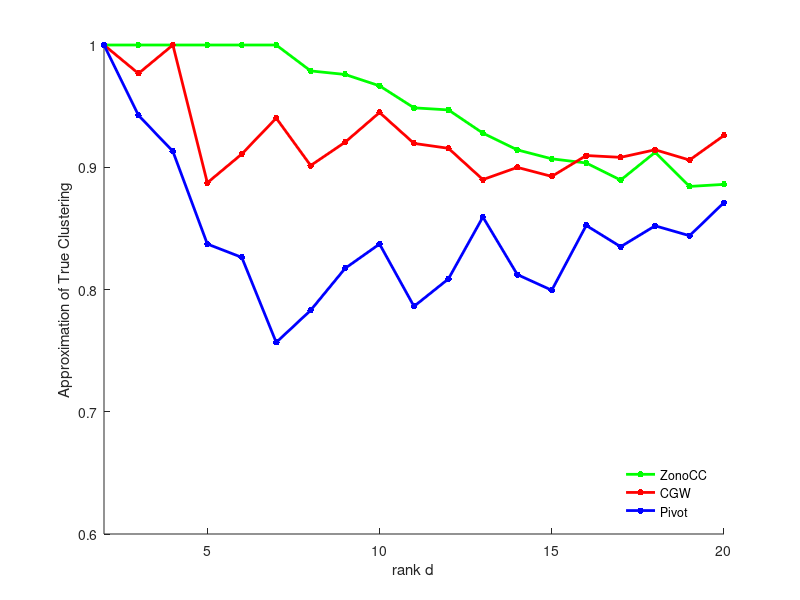

MATLAB code to generate this figure: (Note: this script raises an error after producing the figure.)
%% Results for Planted Experiments. These results are obtained from running
% SyntheticPlantedClusters.m on other, faster computers.

Objectives = [
    1.0000    1.0000    1.0000
    1.0000    0.9425    0.9767
    1.0000    0.9130    1.0000
    1.0000    0.8372    0.8873
    1.0000    0.8263    0.9108
    1.0000    0.7567    0.9402
    0.9788    0.7830    0.9014
    0.9759    0.8173    0.9205
    0.9666    0.8372    0.9448
    0.9486    0.7862    0.9195
    0.9469    0.8087    0.9155
    0.9279    0.8593    0.8899
    0.9142    0.8122    0.8999
    0.9069    0.7994    0.8925
    0.9035    0.8524    0.9096
    0.8895    0.8350    0.9081
    0.9122    0.8521    0.9143
    0.8843    0.8440    0.9059
    0.8860    0.8711    0.9260
];

oZ = Objectives(:,1);
oP = Objectives(:,2);
oC = Objectives(:,3);

Ds = 2:20;

figure(1); clf;
dmax = 20;
%plot(Ds,Objectives,'.-','LineWidth',2,'markersize',15);
plot(Ds,oZ,'.-','LineWidth',2,'markersize',15,'color','g');
hold on
plot(Ds,oC,'.-','LineWidth',2,'markersize',15,'color','r');
hold on
plot(Ds,oP,'.-','LineWidth',2,'markersize',15,'color','b');
hold on
box off
%set(gca,'XTick',[2,15])
%set(gca,'XTickLabel',[2,15]);
xlim([2,dmax]);
ylim([.6,1]);
legend('ZonoCC','CGW','Pivot')
legend('Location','Southeast');
legend boxoff
xlabel('rank d');
ylabel({'Approximation of True Clustering'});
set_figure_size([2.25*1.5,1.75*1.5]);
%
%print(gcf,sprintf('Synthetic1Objectives.pdf'),'-dpdf');
print(gcf,sprintf('SyntheticPlant.eps'),'-depsc2');
Process_AtendHeader('SyntheticPlant.eps','');


%% Times
tC =[0.5058
    0.9371
    1.7440
    4.0006
    6.2733
   13.7541
   22.4681
   33.6054
   55.5141
   81.5119
  118.9101
  158.8305
  232.9255
  328.8559
  434.7194
  623.5532
  710.6893
  988.7145
  1303.9];
     
 tZ =[

    1.4133
    1.7592
    2.1828
    2.8166
    3.5764
    4.4589
    5.4298
    6.6677
    8.3277
   10.2022
   12.7417
   15.4754
   18.5707
   22.3959
   27.1545
   38.0399
   63.7661
  106.6233
  160.6370];



tP =[

    0.3412
    0.4766
    0.4833
    0.7272
    0.8407
    0.7118
    0.7381
    0.8755
    0.8476
    0.8722
    0.8436
    0.9373
    0.9681
    0.9455
    0.9785
    0.9911
    1.0460
    1.1644
    1.0920];

Ds = 2:20;

figure(2); clf;
dmax = 20;
%plot(Ds,Objectives,'.-','LineWidth',2,'markersize',15);
semilogy(Ds,tZ,'.-','LineWidth',2,'markersize',15,'color','g');
hold on
semilogy(Ds,tC,'.-','LineWidth',2,'markersize',15,'color','r');
hold on
semilogy(Ds,tP,'.-','LineWidth',2,'markersize',15,'color','b');
hold on
box off
%set(gca,'XTick',[2,15])
%set(gca,'XTickLabel',[2,15]);
xlim([2,dmax]);
%ylim([.6,1]);
legend('ZonoCC','CGW','Pivot')
legend('Location','Northwest');
legend boxoff
xlabel('rank d');
ylabel({'Runtime in Seconds'});
set_figure_size([2.25*1.5,1.75*1.5]);
%
%print(gcf,sprintf('Synthetic1Objectives.pdf'),'-dpdf');
print(gcf,sprintf('SyntheticPlantRuntime.eps'),'-depsc2');
Process_AtendHeader('SyntheticPlantRuntime.eps','');